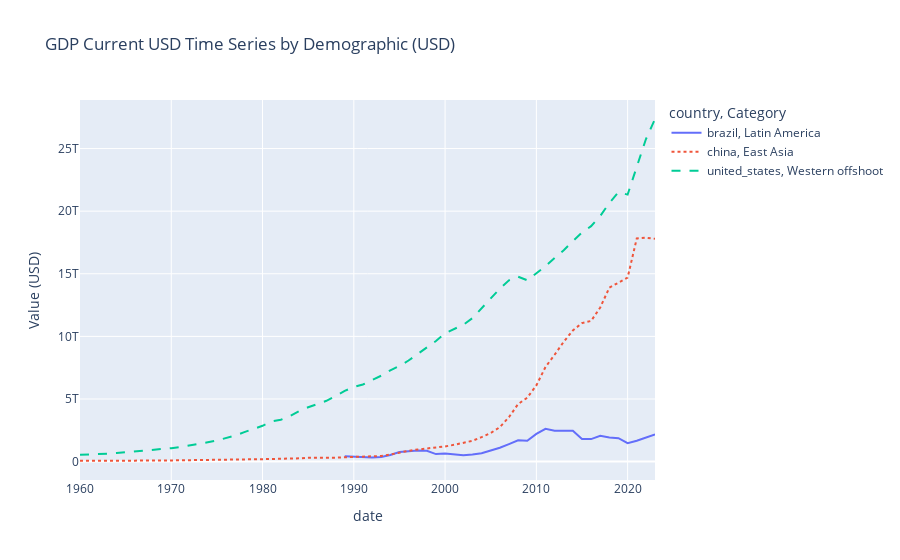

The code cell stored with this chart in its notebook:
### Code cell
import pandas as pd
import plotly.express as px
import json
import os

def load_json(filepath):
    with open(filepath, 'r') as file:
        return json.load(file)

def normalize_country_name(country, standardization):
    for standard_name, data in standardization['countries'].items():
        if country.lower() in [alias.lower() for alias in data['aliases']]:
            return standard_name
    return country.lower()

def load_and_prepare_data(metadata_path, data_path, indicators_path):
    standardization = load_json(metadata_path)
    indicators = load_json(indicators_path)
    data_dict = {}

    for category, indicator_dict in indicators.items():
        for indicator, details in indicator_dict.items():
            csv_file = f"{data_path}/{category}/{indicator}_world_bank.csv"
            if os.path.exists(csv_file):
                df = pd.read_csv(csv_file, index_col='date', parse_dates=True)
                df.columns = [normalize_country_name(col, standardization) for col in df.columns]
                df = df.interpolate(method='linear', axis=0)  # Linear interpolation
                data_dict[indicator] = df
    
    return data_dict, indicators, standardization

def format_value(value):
    """Format value with appropriate scale and unit"""
    if value >= 1_000_000_000_000:
        return f"{round(value / 1_000_000_000_000, 1)}T"
    elif value >= 1_000_000_000:
        return f"{round(value / 1_000_000_000, 1)}B"
    elif value >= 1_000_000:
        return f"{round(value / 1_000_000, 1)}M"
    elif value >= 1_000:
        return f"{round(value / 1_000, 1)}K"
    else:
        return f"{round(value, 1):.0f}"

def plot_time_series(data_dict, indicators, indicator, countries=None, unit_measure="", category_title=None):
    if indicator not in data_dict:
        print(f"Indicator {indicator} not found in the data dictionary.")
        return

    df = data_dict[indicator]

    if countries is not None:
        df = df[countries]

    # Load standardization data to get country categorization
    standardization = load_json('standardization.json')
    
    # Add categorization to the melted dataframe
    df_melted = df.reset_index().melt(id_vars='date', var_name='country', value_name='value')
    df_melted['formatted_value'] = df_melted['value'].apply(format_value)

    # Get the title for the indicator
    title = None
    for category, indicator_dict in indicators.items():
        if indicator in indicator_dict:
            title = indicator_dict[indicator]['title']
            break

    if not title:
        title = indicator.capitalize()

    if category_title and category_title != "none":
        # Create a mapping of countries to their categories
        category_index = 0 if category_title == "demographic" else 1
        country_category = {country: data['categorization'][category_index] 
                            for country, data in standardization['countries'].items()}

        # Add category column to the dataframe
        df_melted['category'] = df_melted['country'].apply(lambda x: country_category.get(x, 'Unknown'))

        fig = px.line(
            df_melted,
            x='date',
            y='value',
            color='country',
            line_dash='category',  # Group by category
            custom_data=['formatted_value'],  # Include the formatted value for hover data
            labels={'value': f'Value ({unit_measure})', 'category': 'Category'},
            title=f'{title} Time Series by {category_title.capitalize()} ({unit_measure})' if unit_measure else f'{title} Time Series by {category_title.capitalize()}'
        )
    else:
        fig = px.line(
            df_melted,
            x='date',
            y='value',
            color='country',
            custom_data=['formatted_value'],  # Include the formatted value for hover data
            labels={'value': f'Value ({unit_measure})'},
            title=f'{title} Time Series ({unit_measure})' if unit_measure else f'{title} Time Series'
        )

    # Update hover template to show absolute value and unit measure
    fig.update_traces(
        hovertemplate="<b>%{fullData.name}</b><br>Date: %{x}<br>Value: %{customdata[0]} " + unit_measure + "<extra></extra>"
    )

    fig.show()

if __name__ == "__main__":
    # Load data
    metadata_path = 'standardization.json'
    indicators_path = 'indicators.json'
    data_path = 'data'
    data_dict, indicators, standardization = load_and_prepare_data(metadata_path, data_path, indicators_path)

    # Plot time series for selected countries and category
    plot_time_series(data_dict, indicators, 'gdp_current_usd', countries=['brazil', 'china', 'united_states'], unit_measure="USD", category_title="demographic")

### Figure 1 — Plotly figure (JSON) as saved in the notebook; plotly's stock layout.template omitted (floating-point values rounded to 4 significant figures)
{"data": [{"customdata": [["nan"], ["nan"], ["nan"], ["nan"], ["nan"], ["nan"], ["nan"], ["nan"], ["nan"], ["nan"], ["nan"], ["nan"], ["nan"], ["nan"], ["nan"], ["nan"], ["nan"], ["nan"], ["nan"], ["nan"], ["nan"], ["nan"], ["nan"], ["nan"], ["nan"], ["nan"], ["nan"], ["nan"], ["nan"], ["425.6B"], ["385.0B"], ["342.5B"], ["328.2B"], ["368.3B"], ["525.4B"], ["769.3B"], ["850.4B"], ["883.2B"], ["863.7B"], ["599.6B"], ["655.4B"], ["560.0B"], ["509.8B"], ["558.2B"], ["669.3B"], ["891.6B"], ["1.1T"], ["1.4T"], ["1.7T"], ["1.7T"], ["2.2T"], ["2.6T"], ["2.5T"], ["2.5T"], ["2.5T"], ["1.8T"], ["1.8T"], ["2.1T"], ["1.9T"], ["1.9T"], ["1.5T"], ["1.7T"], ["2.0T"], ["2.2T"]], "hovertemplate": "<b>%{fullData.name}</b><br>Date: %{x}<br>Value: %{customdata[0]} USD<extra></extra>", "legendgroup": "brazil, Latin America", "line": {"color": "#636efa", "dash": "solid"}, "marker": {"symbol": "circle"}, "mode": "lines", "name": "brazil, Latin America", "orientation": "v", "showlegend": true, "type": "scatter", "x": ["1960-01-01T00:00:00", "1961-01-01T00:00:00", "1962-01-01T00:00:00", "1963-01-01T00:00:00", "1964-01-01T00:00:00", "1965-01-01T00:00:00", "1966-01-01T00:00:00", "1967-01-01T00:00:00", "1968-01-01T00:00:00", "1969-01-01T00:00:00", "1970-01-01T00:00:00", "1971-01-01T00:00:00", "1972-01-01T00:00:00", "1973-01-01T00:00:00", "1974-01-01T00:00:00", "1975-01-01T00:00:00", "1976-01-01T00:00:00", "1977-01-01T00:00:00", "1978-01-01T00:00:00", "1979-01-01T00:00:00", "1980-01-01T00:00:00", "1981-01-01T00:00:00", "1982-01-01T00:00:00", "1983-01-01T00:00:00", "1984-01-01T00:00:00", "1985-01-01T00:00:00", "1986-01-01T00:00:00", "1987-01-01T00:00:00", "1988-01-01T00:00:00", "1989-01-01T00:00:00", "1990-01-01T00:00:00", "1991-01-01T00:00:00", "1992-01-01T00:00:00", "1993-01-01T00:00:00", "1994-01-01T00:00:00", "1995-01-01T00:00:00", "1996-01-01T00:00:00", "1997-01-01T00:00:00", "1998-01-01T00:00:00", "1999-01-01T00:00:00", "2000-01-01T00:00:00", "2001-01-01T00:00:00", "2002-01-01T00:00:00", "2003-01-01T00:00:00", "2004-01-01T00:00:00", "2005-01-01T00:00:00", "2006-01-01T00:00:00", "2007-01-01T00:00:00", "2008-01-01T00:00:00", "2009-01-01T00:00:00", "2010-01-01T00:00:00", "2011-01-01T00:00:00", "2012-01-01T00:00:00", "2013-01-01T00:00:00", "2014-01-01T00:00:00", "2015-01-01T00:00:00", "2016-01-01T00:00:00", "2017-01-01T00:00:00", "2018-01-01T00:00:00", "2019-01-01T00:00:00", "2020-01-01T00:00:00", "2021-01-01T00:00:00", "2022-01-01T00:00:00", "2023-01-01T00:00:00"], "xaxis": "x", "y": [null, null, null, null, null, null, null, null, null, null, null, null, null, null, null, null, null, null, null, null, null, null, null, null, null, null, null, null, null, 425600000000.0, 385000000000.0, 342500000000.0, 328200000000.0, 368300000000.0, 525400000000.0, 769300000000.0, 850400000000.0, 883200000000.0, 863700000000.0, 599600000000.0, 655400000000.0, 560000000000.0, 509800000000.0, 558200000000.0, 669300000000.0, 891600000000.0, 1108000000000.0, 1397000000000.0, 1696000000000.0, 1667000000000.0, 2209000000000.0, 2616000000000.0, 2465000000000.0, 2473000000000.0, 2456000000000.0, 1802000000000.0, 1796000000000.0, 2064000000000.0, 1917000000000.0, 1873000000000.0, 1476000000000.0, 1671000000000.0, 1952000000000.0, 2174000000000.0], "yaxis": "y"}, {"customdata": [["59.7B"], ["50.1B"], ["47.2B"], ["50.7B"], ["59.7B"], ["70.4B"], ["76.7B"], ["72.9B"], ["70.8B"], ["79.7B"], ["92.6B"], ["99.8B"], ["113.7B"], ["138.5B"], ["144.2B"], ["163.4B"], ["153.9B"], ["174.9B"], ["149.5B"], ["178.3B"], ["191.1B"], ["195.9B"], ["205.1B"], ["230.7B"], ["259.9B"], ["309.5B"], ["300.8B"], ["273.0B"], ["312.4B"], ["347.8B"], ["360.9B"], ["383.4B"], ["426.9B"], ["444.7B"], ["564.3B"], ["734.5B"], ["863.7B"], ["961.6B"], ["1.0T"], ["1.1T"], ["1.2T"], ["1.3T"], ["1.5T"], ["1.7T"], ["2.0T"], ["2.3T"], ["2.8T"], ["3.6T"], ["4.6T"], ["5.1T"], ["6.1T"], ["7.6T"], ["8.5T"], ["9.6T"], ["10.5T"], ["11.1T"], ["11.2T"], ["12.3T"], ["13.9T"], ["14.3T"], ["14.7T"], ["17.8T"], ["17.9T"], ["17.8T"]], "hovertemplate": "<b>%{fullData.name}</b><br>Date: %{x}<br>Value: %{customdata[0]} USD<extra></extra>", "legendgroup": "china, East Asia", "line": {"color": "#EF553B", "dash": "dot"}, "marker": {"symbol": "circle"}, "mode": "lines", "name": "china, East Asia", "orientation": "v", "showlegend": true, "type": "scatter", "x": ["1960-01-01T00:00:00", "1961-01-01T00:00:00", "1962-01-01T00:00:00", "1963-01-01T00:00:00", "1964-01-01T00:00:00", "1965-01-01T00:00:00", "1966-01-01T00:00:00", "1967-01-01T00:00:00", "1968-01-01T00:00:00", "1969-01-01T00:00:00", "1970-01-01T00:00:00", "1971-01-01T00:00:00", "1972-01-01T00:00:00", "1973-01-01T00:00:00", "1974-01-01T00:00:00", "1975-01-01T00:00:00", "1976-01-01T00:00:00", "1977-01-01T00:00:00", "1978-01-01T00:00:00", "1979-01-01T00:00:00", "1980-01-01T00:00:00", "1981-01-01T00:00:00", "1982-01-01T00:00:00", "1983-01-01T00:00:00", "1984-01-01T00:00:00", "1985-01-01T00:00:00", "1986-01-01T00:00:00", "1987-01-01T00:00:00", "1988-01-01T00:00:00", "1989-01-01T00:00:00", "1990-01-01T00:00:00", "1991-01-01T00:00:00", "1992-01-01T00:00:00", "1993-01-01T00:00:00", "1994-01-01T00:00:00", "1995-01-01T00:00:00", "1996-01-01T00:00:00", "1997-01-01T00:00:00", "1998-01-01T00:00:00", "1999-01-01T00:00:00", "2000-01-01T00:00:00", "2001-01-01T00:00:00", "2002-01-01T00:00:00", "2003-01-01T00:00:00", "2004-01-01T00:00:00", "2005-01-01T00:00:00", "2006-01-01T00:00:00", "2007-01-01T00:00:00", "2008-01-01T00:00:00", "2009-01-01T00:00:00", "2010-01-01T00:00:00", "2011-01-01T00:00:00", "2012-01-01T00:00:00", "2013-01-01T00:00:00", "2014-01-01T00:00:00", "2015-01-01T00:00:00", "2016-01-01T00:00:00", "2017-01-01T00:00:00", "2018-01-01T00:00:00", "2019-01-01T00:00:00", "2020-01-01T00:00:00", "2021-01-01T00:00:00", "2022-01-01T00:00:00", "2023-01-01T00:00:00"], "xaxis": "x", "y": [59720000000.0, 50060000000.0, 47210000000.0, 50710000000.0, 59710000000.0, 70440000000.0, 76720000000.0, 72880000000.0, 70850000000.0, 79710000000.0, 92600000000.0, 99800000000.0, 113700000000.0, 138500000000.0, 144200000000.0, 163400000000.0, 153900000000.0, 174900000000.0, 149500000000.0, 178300000000.0, 191149211575, 195900000000.0, 205100000000.0, 230700000000.0, 259900000000.0, 309500000000.0, 300800000000.0, 273000000000.0, 312400000000.0, 347800000000.0, 360900000000.0, 383400000000.0, 426900000000.0, 444700000000.0, 564300000000.0, 734500000000.0, 863700000000.0, 961600000000.0, 1029000000000.0, 1094000000000.0, 1211000000000.0, 1339000000000.0, 1471000000000.0, 1660000000000.0, 1955000000000.0, 2286000000000.0, 2752000000000.0, 3550000000000.0, 4594000000000.0, 5102000000000.0, 6087000000000.0, 7552000000000.0, 8532000000000.0, 9570000000000.0, 10480000000000.0, 11060000000000.0, 11230000000000.0, 12310000000000.0, 13890000000000.0, 14280000000000.0, 14687744162801, 17820000000000.0, 17880000000000.0, 17790000000000.0], "yaxis": "y"}, {"customdata": [["542.0B"], ["561.9B"], ["603.6B"], ["637.1B"], ["684.1B"], ["741.9B"], ["813.0B"], ["859.6B"], ["940.2B"], ["1.0T"], ["1.1T"], ["1.2T"], ["1.3T"], ["1.4T"], ["1.5T"], ["1.7T"], ["1.9T"], ["2.1T"], ["2.4T"], ["2.6T"], ["2.9T"], ["3.2T"], ["3.3T"], ["3.6T"], ["4.0T"], ["4.3T"], ["4.6T"], ["4.9T"], ["5.2T"], ["5.6T"], ["6.0T"], ["6.2T"], ["6.5T"], ["6.9T"], ["7.3T"], ["7.6T"], ["8.1T"], ["8.6T"], ["9.1T"], ["9.6T"], ["10.3T"], ["10.6T"], ["10.9T"], ["11.5T"], ["12.2T"], ["13.0T"], ["13.8T"], ["14.5T"], ["14.8T"], ["14.5T"], ["15.0T"], ["15.6T"], ["16.3T"], ["16.9T"], ["17.6T"], ["18.3T"], ["18.8T"], ["19.6T"], ["20.7T"], ["21.5T"], ["21.3T"], ["23.6T"], ["25.7T"], ["27.4T"]], "hovertemplate": "<b>%{fullData.name}</b><br>Date: %{x}<br>Value: %{customdata[0]} USD<extra></extra>", "legendgroup": "united_states, Western offshoot", "line": {"color": "#00cc96", "dash": "dash"}, "marker": {"symbol": "circle"}, "mode": "lines", "name": "united_states, Western offshoot", "orientation": "v", "showlegend": true, "type": "scatter", "x": ["1960-01-01T00:00:00", "1961-01-01T00:00:00", "1962-01-01T00:00:00", "1963-01-01T00:00:00", "1964-01-01T00:00:00", "1965-01-01T00:00:00", "1966-01-01T00:00:00", "1967-01-01T00:00:00", "1968-01-01T00:00:00", "1969-01-01T00:00:00", "1970-01-01T00:00:00", "1971-01-01T00:00:00", "1972-01-01T00:00:00", "1973-01-01T00:00:00", "1974-01-01T00:00:00", "1975-01-01T00:00:00", "1976-01-01T00:00:00", "1977-01-01T00:00:00", "1978-01-01T00:00:00", "1979-01-01T00:00:00", "1980-01-01T00:00:00", "1981-01-01T00:00:00", "1982-01-01T00:00:00", "1983-01-01T00:00:00", "1984-01-01T00:00:00", "1985-01-01T00:00:00", "1986-01-01T00:00:00", "1987-01-01T00:00:00", "1988-01-01T00:00:00", "1989-01-01T00:00:00", "1990-01-01T00:00:00", "1991-01-01T00:00:00", "1992-01-01T00:00:00", "1993-01-01T00:00:00", "1994-01-01T00:00:00", "1995-01-01T00:00:00", "1996-01-01T00:00:00", "1997-01-01T00:00:00", "1998-01-01T00:00:00", "1999-01-01T00:00:00", "2000-01-01T00:00:00", "2001-01-01T00:00:00", "2002-01-01T00:00:00", "2003-01-01T00:00:00", "2004-01-01T00:00:00", "2005-01-01T00:00:00", "2006-01-01T00:00:00", "2007-01-01T00:00:00", "2008-01-01T00:00:00", "2009-01-01T00:00:00", "2010-01-01T00:00:00", "2011-01-01T00:00:00", "2012-01-01T00:00:00", "2013-01-01T00:00:00", "2014-01-01T00:00:00", "2015-01-01T00:00:00", "2016-01-01T00:00:00", "2017-01-01T00:00:00", "2018-01-01T00:00:00", "2019-01-01T00:00:00", "2020-01-01T00:00:00", "2021-01-01T00:00:00", "2022-01-01T00:00:00", "2023-01-01T00:00:00"], "xaxis": "x", "y": [542000000000.0, 561900000000.0, 603600000000.0, 637100000000.0, 684100000000.0, 741900000000.0, 813000000000.0, 859600000000.0, 940225000000, 1017000000000.0, 1073303000000, 1164850000000, 1279110000000, 1425376000000, 1545243000000, 1684904000000, 1873412000000, 2081826000000, 2351599000000, 2627333000000, 2857307000000, 3207041000000, 3343789000000, 3634038000000, 4037613000000, 4338979000000, 4579631000000, 4855215000000, 5236438000000, 5641580000000, 5963144000000, 6158129000000, 6520327000000, 6858559000000, 7287236000000, 7639749000000, 8073122000000, 8577552000000, 9062817000000, 9631172000000, 10250952000000, 10581929000000, 10929108000000, 11456450000000, 12217196000000, 13039197000000, 13815583000000, 14474228000000, 14769862000000, 14478067000000, 15048971000000, 15599732000000, 16253970000000, 16880683000000, 17608138000000, 18295019000000, 18804913000000, 19612102000000, 20656516000000, 21521395000000, 21322950000000, 23594031000000, 25744108000000, 27360935000000], "yaxis": "y"}], "layout": {"legend": {"title": {"text": "country, Category"}, "tracegroupgap": 0}, "title": {"text": "GDP Current USD Time Series by Demographic (USD)"}, "xaxis": {"anchor": "y", "domain": [0, 1], "title": {"text": "date"}}, "yaxis": {"anchor": "x", "domain": [0, 1], "title": {"text": "Value (USD)"}}}}
